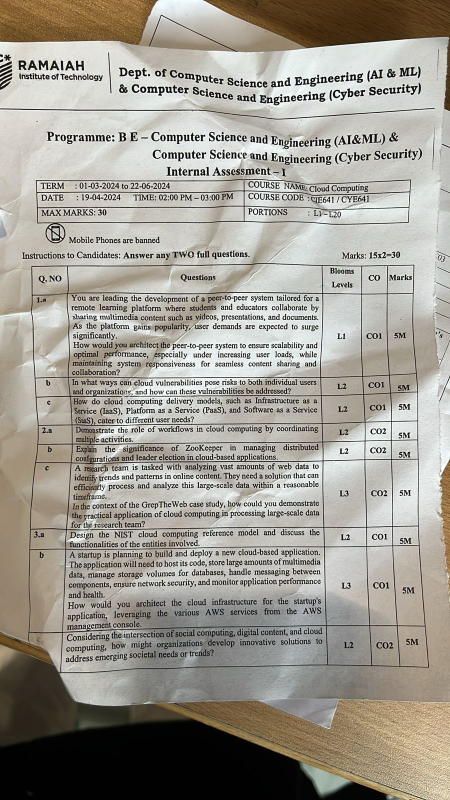
#> input picture sample.jpg, 900 x 1600 px (shown at 1/2 size)
$ python testing1.py sample.jpg
#> lines starting #> are read from the running program, lines starting #| are printed output that depends on the picture; after the words box and inside, x2 and y2 are one past the last pixel; in counts of white or black regions, pixels touching at a corner belong together
#!/usr/bin/env python3
"""
Robust automatic document scanner with edge and threshold-based detection.
Output file: sample_output.jpeg
"""

import cv2
import sys
import argparse
import textwrap
import itertools
import numpy as np
from pathlib import Path

# ────────────────────────── tiny helpers ──────────────────────────

def auto_canny(img, sigma):
    """Applies Canny edge detection using the median pixel intensity."""
    v = np.median(img)
    lower = int(max(0, (1. - sigma) * v))
    upper = int(min(255, (1. + sigma) * v))
    return cv2.Canny(img, lower, upper)

def order_pts(pts):
    """Orders 4 points: top-left, top-right, bottom-right, bottom-left."""
    # Ensure pts is a NumPy array with shape (4, 2)
    if not isinstance(pts, np.ndarray):
        pts = np.array(pts, dtype="float32")

    # Attempt to reshape if needed
    if pts.shape != (4, 2):
        try:
            pts = pts.reshape((4, 2))
        except ValueError:
            print(f"Warning: order_pts received points with unexpected shape: {pts.shape}.")
            # Don't return early - create a default rectangle instead
            h, w = 100, 100  # Default size
            pts = np.array([[0, 0], [w, 0], [w, h], [0, h]], dtype="float32")

    # Calculate the ordering of points
    rect = np.zeros((4, 2), dtype="float32")

    # Sum of coordinates - smallest is top-left, largest is bottom-right
    s = pts.sum(axis=1)
    rect[0] = pts[np.argmin(s)]  # top-left has smallest sum
    rect[2] = pts[np.argmax(s)]  # bottom-right has largest sum

    # Difference of coordinates - smallest is top-right, largest is bottom-left
    diff = np.diff(pts, axis=1).flatten()
    rect[1] = pts[np.argmin(diff)]  # top-right has smallest difference
    rect[3] = pts[np.argmax(diff)]  # bottom-left has largest difference

    return rect

def four_point_warp(img, pts):
    """Applies perspective warp to an image based on 4 points."""
    # Ensure pts are properly ordered
    rect = order_pts(pts)
    (tl, tr, br, bl) = rect

    # Compute width: max distance between br/bl or tr/tl
    widthA = np.linalg.norm(br - bl)
    widthB = np.linalg.norm(tr - tl)
    maxWidth = max(1, int(max(widthA, widthB)))

    # Compute height: max distance between tr/br or tl/bl
    heightA = np.linalg.norm(tr - br)
    heightB = np.linalg.norm(tl - bl)
    maxHeight = max(1, int(max(heightA, heightB)))

    # Destination points for "bird's eye view"
    dst = np.array([
        [0, 0],                  # Top-left
        [maxWidth - 1, 0],       # Top-right
        [maxWidth - 1, maxHeight - 1], # Bottom-right
        [0, maxHeight - 1]       # Bottom-left
    ], dtype="float32")

    # Compute the perspective transform matrix and apply it
    try:
        M = cv2.getPerspectiveTransform(rect, dst)
        warped = cv2.warpPerspective(img, M, (maxWidth, maxHeight))
        return warped
    except cv2.error as e:
        print(f"Error during perspective warp: {e}")
        return img

def find_page_contours(img_processed, min_area_ratio=0.1):
    """
    Finds contours in a processed (binary/edge) image, filters them,
    and returns potential page contours (approximated to 4 points).
    """
    cnts, _ = cv2.findContours(img_processed, cv2.RETR_EXTERNAL, cv2.CHAIN_APPROX_SIMPLE)
    if not cnts:
        return None

    cnts = sorted(cnts, key=cv2.contourArea, reverse=True)
    img_area = img_processed.shape[0] * img_processed.shape[1]
    min_area = img_area * min_area_ratio

    possible_pages = []
    for c in cnts:
        area = cv2.contourArea(c)
        if area < min_area:
            break

        # Try multiple epsilon values for polygon approximation
        for epsilon_factor in [0.02, 0.01, 0.03, 0.05]:
            peri = cv2.arcLength(c, True)
            approx = cv2.approxPolyDP(c, epsilon_factor * peri, True)

            # Accept contours with 3-6 vertices and fix to 4 sides
            vertices = len(approx)

            # Ideal case: exactly 4 vertices
            if vertices == 4:
                possible_pages.append(approx)
                return possible_pages  # Found ideal contour
            # Also accept 3-6 sided shapes and convert to 4 sides
            elif vertices >= 3 and vertices <= 6:
                # Convert to minimum area rectangle
                rect = cv2.minAreaRect(approx)
                box = cv2.boxPoints(rect)
                box = np.int32(box)
                possible_pages.append(box.reshape(-1, 1, 2))
                return possible_pages

    return possible_pages

# ────────────────────────── main routine ──────────────────────────
def scan(path, debug=False, out="sample_output.jpeg"):
    """Main fully automatic scanning function."""
#> called with debug = False, out = 'sample_output.jpeg'
    try:
        img = cv2.imread(str(path))
#> img is the input picture: shape (1600, 900, 3); mean B, G, R 146.8, 155.8, 159.6
        if img is None:
            raise IOError(f"Cannot open or read image file {path}")
        orig = img.copy()
    except Exception as e:
        sys.exit(f"Error loading image: {e}")

    # --- Preprocessing for Detection ---
    proc_h = 700
    if img.shape[0] <= proc_h:
        ratio = 1.0
        small = img.copy()
    else:
        ratio = img.shape[0] / proc_h
#> ratio = 2.29
        try:
            small = cv2.resize(img, (int(img.shape[1] / ratio), proc_h), interpolation=cv2.INTER_AREA)
        except cv2.error as e:
            sys.exit(f"Error resizing image: {e}")

    # Create more preprocessing variations
    g = cv2.cvtColor(small, cv2.COLOR_BGR2GRAY)
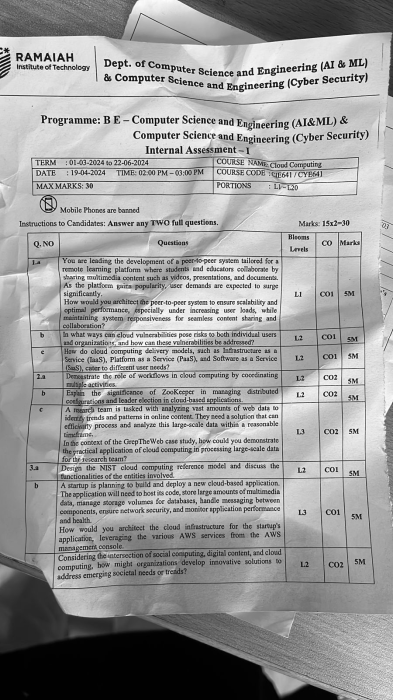
#> g: shape (700, 393); min 0, max 252, mean 155.9

    # Apply contrast enhancement
    clahe = cv2.createCLAHE(clipLimit=2.0, tileGridSize=(8, 8))
    g_enhanced = clahe.apply(g)
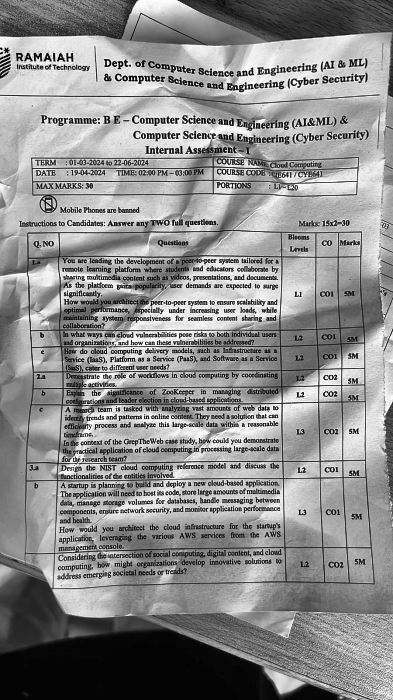
#> g_enhanced: shape (700, 393); min 1, max 255, mean 141.2

    # Create multiple blur versions for more robust detection
    blur_versions = [
        ("standard", cv2.GaussianBlur(g_enhanced, (5, 5), 0)),
        ("light", cv2.GaussianBlur(g_enhanced, (3, 3), 0)),
        ("heavy", cv2.GaussianBlur(g_enhanced, (7, 7), 0)),
        ("median", cv2.medianBlur(g_enhanced, 5))  # Better for noise
    ]

    page_contour = None

    # --- Attempt 1: Edge-Based Detection ---
    print("Attempting automatic detection (Method 1: Edge-based)...")
    sigmas = [0.33, 0.25, 0.4, 0.5, 0.6]  # More varied sigmas
    kernels = [5, 7, 9]
    min_area_ratios = [0.2, 0.1, 0.05, 0.02]  # Added smaller area ratio for documents

    found_edge_based = False

    # Try each blur version
    for blur_name, blur in blur_versions:
        if found_edge_based:
            break

        for sigma, kernel, min_area_ratio in itertools.product(sigmas, kernels, min_area_ratios):
            # Generate edges
            edges = auto_canny(blur, sigma)

            # Try different morphological operations
            k = cv2.getStructuringElement(cv2.MORPH_RECT, (kernel, kernel))

            # 1. Standard close then dilate
            closed = cv2.morphologyEx(edges, cv2.MORPH_CLOSE, k, iterations=2)
            dilated = cv2.dilate(closed, k, iterations=1)

            # 2. Heavy dilation for connecting broken edges
            dilated2 = cv2.dilate(edges, k, iterations=2)

            # Try each version
            for version_name, processed in [("dilated", dilated), ("heavy_dilated", dilated2), ("closed", closed)]:
                candidates = find_page_contours(processed, min_area_ratio)

                if debug:
                    dbg = small.copy()
                    cv2.imshow("Edges", edges)
                    cv2.imshow("Processed", processed)
                    if candidates:
                        cv2.drawContours(dbg, candidates, -1, (0, 255, 0), 2)
                    cv2.imshow(f"Edge: {blur_name}, s={sigma}, k={kernel}, r={min_area_ratio}, version={version_name}", dbg)
                    if cv2.waitKey(0) == 27: pass
                    cv2.destroyWindow("Edges")
                    cv2.destroyWindow("Processed")
                    cv2.destroyWindow(f"Edge: {blur_name}, s={sigma}, k={kernel}, r={min_area_ratio}")

                if candidates:
                    page_contour = candidates[0]
                    print(f"  ✓ Found contour (Edge-based) with {blur_name} blur, sigma={sigma}, kernel={kernel}, ratio={min_area_ratio}, version={version_name}")
                    found_edge_based = True
                    break

            if found_edge_based:
                break
#> this loop made 2 passes
#> blur_name on pass 1: 'standard'
#> blur_name on pass 2: 'light'
#|   ✓ Found contour (Edge-based) with standard blur, sigma=0.33, kernel=5, ratio=0.2, version=dilated
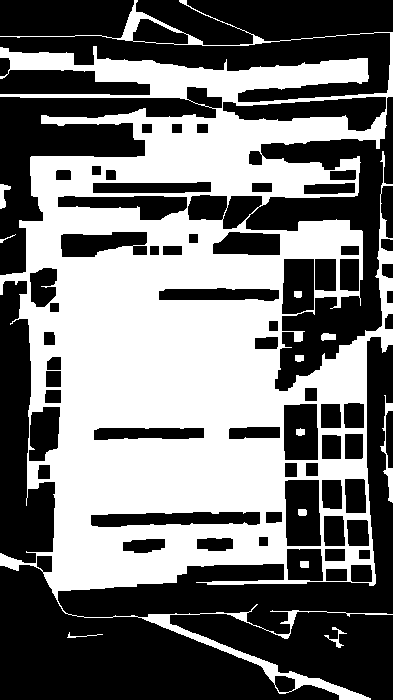
#> closed: shape (700, 393); 45.1% white; 12 white regions, largest, box (x1, y1, x2, y2) and area: (0, 0, 393, 700) 123046, (380, 395, 393, 503) 381, (0, 184, 11, 209) 144
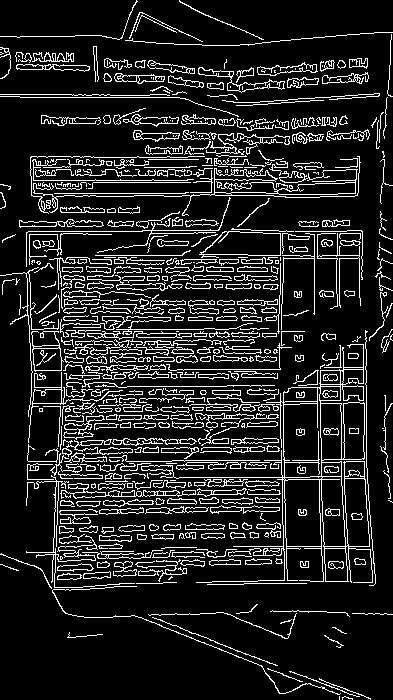
#> edges: shape (700, 393); 13.4% white in thin lines or dots
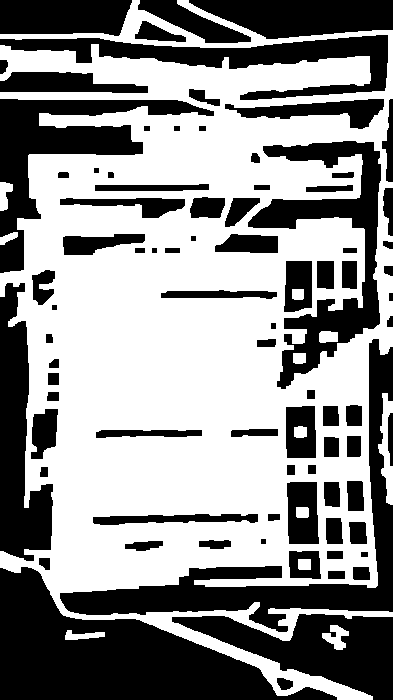
#> processed: shape (700, 393); 56.3% white; 84 black regions, largest, box (x1, y1, x2, y2) and area: (0, 567, 337, 700) 20968, (60, 339, 393, 632) 13760, (248, 141, 381, 389) 10120

    if debug: cv2.destroyAllWindows()

    # --- Attempt 2: Threshold-Based Detection (if edge-based failed) ---
    if not found_edge_based:
        print("Attempting automatic detection (Method 2: Threshold-based)...")

        # Try each blur version
        for blur_name, blur in blur_versions:
            if page_contour is not None:
                break

            # Try different thresholding approaches
            thresholds = []

            # 1. Adaptive threshold with different parameters
            for block_size in [11, 21, 31]:
                for c_val in [5, 10, 15]:
                    # Try both normal and inverted
                    thresh1 = cv2.adaptiveThreshold(blur, 255,
                                                  cv2.ADAPTIVE_THRESH_GAUSSIAN_C,
                                                  cv2.THRESH_BINARY_INV, block_size, c_val)
                    thresholds.append(("AdaptiveINV", thresh1, block_size, c_val))

                    thresh2 = cv2.adaptiveThreshold(blur, 255,
                                                  cv2.ADAPTIVE_THRESH_GAUSSIAN_C,
                                                  cv2.THRESH_BINARY, block_size, c_val)
                    thresholds.append(("Adaptive", thresh2, block_size, c_val))

            # 2. Otsu thresholding (global optimal threshold)
            _, otsu = cv2.threshold(blur, 0, 255, cv2.THRESH_BINARY_INV + cv2.THRESH_OTSU)
            thresholds.append(("Otsu", otsu, 0, 0))

            # 3. Simple global threshold at different levels
            for t in [127, 150, 180]:
                _, simple = cv2.threshold(blur, t, 255, cv2.THRESH_BINARY_INV)
                thresholds.append(("Simple", simple, 0, t))

            for thresh_type, thresh, block_size, c_val in thresholds:
                # Try different morphology operations
                k_small = cv2.getStructuringElement(cv2.MORPH_RECT, (3, 3))
                k_medium = cv2.getStructuringElement(cv2.MORPH_RECT, (5, 5))

                # Different cleaning approaches
                cleaned_versions = [
                    ("basic", cv2.morphologyEx(thresh, cv2.MORPH_OPEN, k_small, iterations=1)),
                    ("thorough", cv2.morphologyEx(cv2.morphologyEx(thresh, cv2.MORPH_OPEN, k_small),
                                                cv2.MORPH_CLOSE, k_medium))
                ]

                for clean_type, cleaned in cleaned_versions:
                    candidates = find_page_contours(cleaned, min_area_ratio=0.05)

                    if debug:
                        dbg = small.copy()
                        cv2.imshow("Threshold", thresh)
                        cv2.imshow("Cleaned", cleaned)
                        if candidates:
                            cv2.drawContours(dbg, candidates, -1, (0, 0, 255), 2)
                        title = f"Thresh: {blur_name}, {thresh_type}, clean={clean_type}"
                        cv2.imshow(title, dbg)
                        if cv2.waitKey(0) == 27: pass
                        cv2.destroyWindow("Threshold")
                        cv2.destroyWindow("Cleaned")
                        cv2.destroyWindow(title)

                    if candidates:
                        page_contour = candidates[0]
                        print(f"  ✓ Found contour (Threshold: {thresh_type}, {clean_type}) with {blur_name} blur")
                        if thresh_type in ["AdaptiveINV", "Adaptive"]:
                            print(f"    Using block_size={block_size}, C={c_val}")
                        elif thresh_type == "Simple":
                            print(f"    Using threshold={c_val}")
                        break

                if page_contour is not None:
                    break

    if debug:
        cv2.destroyAllWindows()

    # --- Attempt 3: Last resort - heuristic detection ---
    if page_contour is None:
        print("Attempting automatic detection (Method 3: Heuristic-based)...")

        # Use a more aggressive approach - convert to binary and find the largest non-white rectangle
        for blur_name, blur in blur_versions:
            # Convert to binary image with reasonable threshold
            _, binary = cv2.threshold(blur, 200, 255, cv2.THRESH_BINARY)

            # Find contours of all non-white regions
            contours, _ = cv2.findContours(binary, cv2.RETR_EXTERNAL, cv2.CHAIN_APPROX_SIMPLE)

            if contours:
                # Find the largest contour by area
                largest = max(contours, key=cv2.contourArea)
                area = cv2.contourArea(largest)

                # Only consider if it's reasonably big
                img_area = binary.shape[0] * binary.shape[1]
                if area > img_area * 0.1:
                    # Get minimum area rectangle
                    rect = cv2.minAreaRect(largest)
                    box = cv2.boxPoints(rect)
                    page_contour = np.int32(box).reshape(4, 1, 2)
                    print(f"  ✓ Found contour (Heuristic) with {blur_name} blur")
                    break

    # --- If all detection methods fail after trying everything ---
    if page_contour is None:
        print("\n⚠️  Detection failed despite trying all parameters and preprocessing options.")
        print("    Consider the following tips:")
        print("    - Ensure your image has good lighting and contrast")
        print("    - Remove reflections or shadows if possible")
        print("    - Try cropping the image closer to the document")
        print("    - For best results, capture the image with the document against a contrasting background")
        sys.exit("Exiting without processing. No document contours found.")

    # Get the points from the detected contour
    page_points = page_contour.reshape(4, 2).astype("float32")

    # --- Warping and Post-processing ---
    final_points = page_points * ratio
    warped = four_point_warp(orig, final_points)
#> in four_point_warp, `M = cv2.getPerspectiveTransform(rect, dst)`: M = [[0.998, 0.0283, -1.17], [-0.0304, 0.993, -40.86], [2.04e-07, -3.33e-06, 1]]

    # Convert warped image to grayscale for thresholding
    wgray = cv2.cvtColor(warped, cv2.COLOR_BGR2GRAY)
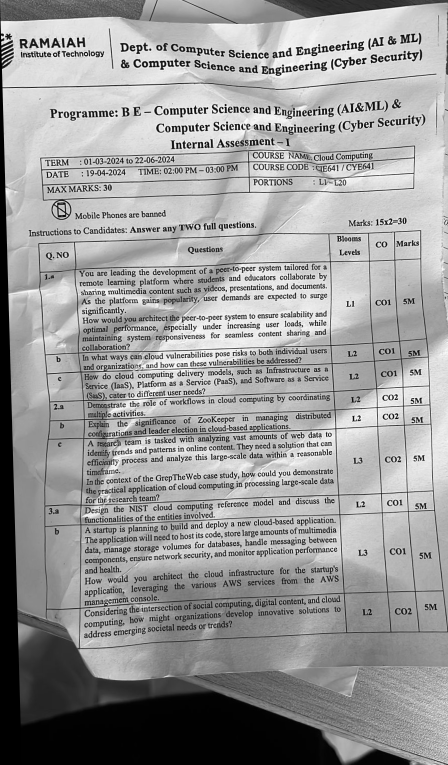
#> wgray: shape (1529, 896) (shown at 1/2 size); min 0, max 255, mean 154.7

    # Apply adaptive thresholding for final scan effect
    scan_final = cv2.adaptiveThreshold(wgray, 255,
                                      cv2.ADAPTIVE_THRESH_GAUSSIAN_C,
                                      cv2.THRESH_BINARY, 21, 10)
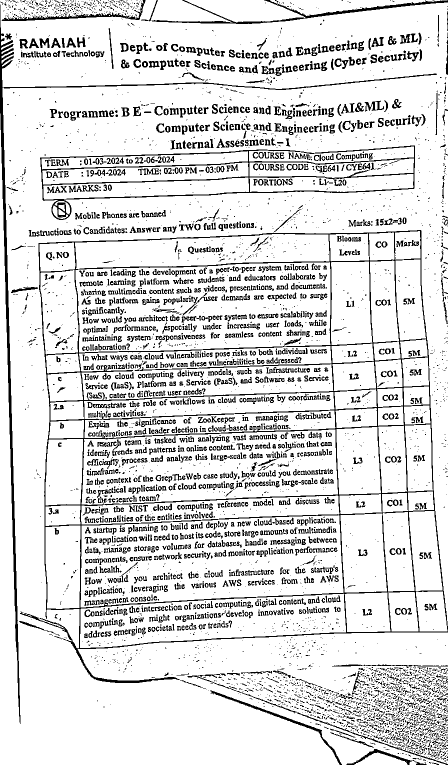
#> scan_final: shape (1529, 896) (shown at 1/2 size); 85.8% white; black in thin lines or dots

    # --- Output ---
    out_path = Path(out)
    try:
        if scan_final is None or scan_final.size == 0:
             raise ValueError("Final scanned image is empty or invalid.")
        cv2.imwrite(str(out_path), scan_final)
        print(f"✅ Scan saved successfully as {out_path.name}")
    except (cv2.error, ValueError, IOError) as e:
        sys.exit(f"Error: Could not save the image to {out}. Reason: {e}")

    # Display the final scanned image
    try:
        cv2.imshow("Scanned Document", scan_final)
        print("Displaying final scan. Press any key to exit.")
        cv2.waitKey(0)
    except cv2.error as e:
         print(f"Could not display the final image: {e}")
    finally:
        cv2.destroyAllWindows()
        cv2.waitKey(1)

# ────────────────────────── CLI ──────────────────────────
if __name__ == "__main__":
    ap = argparse.ArgumentParser(
        description="Fully automatic document scanner",
        formatter_class=argparse.RawDescriptionHelpFormatter,
        epilog=textwrap.dedent('''
        Examples:
          python testing.py sample.jpeg
          python testing.py my_photo.png --debug
          python testing.py document.jpg --output processed_doc.png
        '''))
    ap.add_argument("image", help="Path to the input photo (e.g., sample.jpeg)")
    ap.add_argument("-o", "--output", default="sample_output.jpeg",
                    help="Path for the output scanned image (default: sample_output.jpeg)")
    ap.add_argument("--debug", action="store_true",
                    help="Show intermediate steps of the detection process")

    ns = ap.parse_args()

    input_path = Path(ns.image)
    if not input_path.is_file():
        sys.exit(f"Error: Input image file not found at {ns.image}")
    scan(input_path, debug=ns.debug, out=ns.output)
